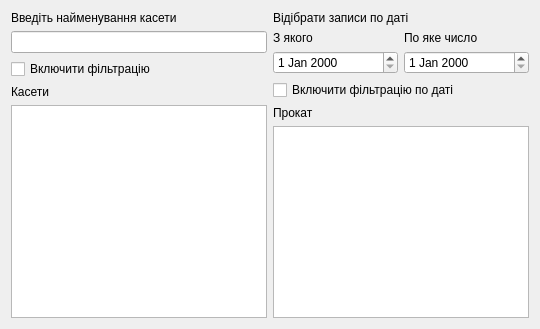
        <widget class="QWidget" name="tabFiltering">
         <attribute name="title">
          <string>Фільтрація</string>
         </attribute>
         <layout class="QHBoxLayout" name="horizontalLayout_9">
          <item>
           <layout class="QHBoxLayout" name="filterMainLayout">
            <item>
             <layout class="QVBoxLayout" name="filterLeftLayout">
              <item>
               <widget class="QLabel" name="filterLeftLabel">
                <property name="text">
                 <string>Введіть найменування касети</string>
                </property>
               </widget>
              </item>
              <item>
               <widget class="QLineEdit" name="filterTitleEdit"/>
              </item>
              <item>
               <widget class="QCheckBox" name="filterTitleCheckBox">
                <property name="text">
                 <string>Включити фільтрацію</string>
                </property>
               </widget>
              </item>
              <item>
               <widget class="QLabel" name="filterTapesTableLabel">
                <property name="text">
                 <string>Касети</string>
                </property>
               </widget>
              </item>
              <item>
               <widget class="QTableView" name="filterTapesTable"/>
              </item>
             </layout>
            </item>
            <item>
             <layout class="QVBoxLayout" name="filterRightLayout">
              <item>
               <widget class="QLabel" name="filterRightLabel">
                <property name="text">
                 <string>Відібрати записи по даті</string>
                </property>
               </widget>
              </item>
              <item>
               <layout class="QHBoxLayout" name="filterDateLayout">
                <item>
                 <layout class="QVBoxLayout" name="filterDateFromLayout">
                  <item>
                   <widget class="QLabel" name="filterDateFromLabel">
                    <property name="text">
                     <string>З якого</string>
                    </property>
                   </widget>
                  </item>
                  <item>
                   <widget class="QDateEdit" name="filterDateFromEdit"/>
                  </item>
                 </layout>
                </item>
                <item>
                 <layout class="QVBoxLayout" name="filterDateToLayout">
                  <item>
                   <widget class="QLabel" name="filterDateToLabel">
                    <property name="text">
                     <string>По яке число</string>
                    </property>
                   </widget>
                  </item>
                  <item>
                   <widget class="QDateEdit" name="filterDateToEdit"/>
                  </item>
                 </layout>
                </item>
               </layout>
              </item>
              <item>
               <widget class="QCheckBox" name="filterDateCheckBox">
                <property name="text">
                 <string>Включити фільтрацію по даті</string>
                </property>
               </widget>
              </item>
              <item>
               <widget class="QLabel" name="filterRentalsTableLabel">
                <property name="text">
                 <string>Прокат</string>
                </property>
               </widget>
              </item>
              <item>
               <widget class="QTableView" name="filterRentalsTable"/>
              </item>
             </layout>
            </item>
           </layout>
          </item>
         </layout>
        </widget>
